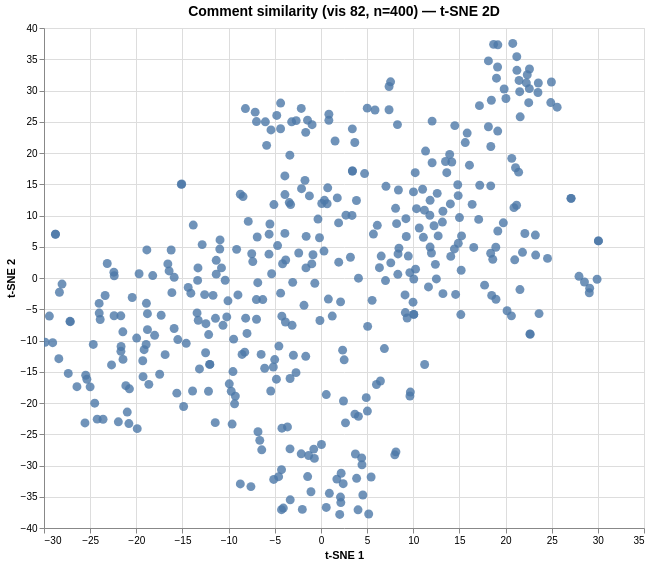

Vega-Lite specification for this chart:
### Vega specification from a JSON file in a GitHub repository (floating-point values rounded to 4 significant figures; data arrays with more than 128 entries replaced by an {"elided": "..."} marker saying what was removed)
{"$schema": "https://vega.github.io/schema/vega/v6.json", "data": [{"name": "param_1e9efca18e7a2868_store"}, {"name": "source_0", "values": {"elided": "400 records"}}, {"name": "source_0_x_domain_dim_1", "values": [{"min": -29.88, "max": 30.06}]}, {"name": "source_0_y_domain_dim_2", "values": [{"min": -37.83, "max": 37.53}]}], "signals": [{"name": "unit", "value": {}, "on": [{"events": "pointermove", "update": "isTuple(group()) ? group() : unit"}]}, {"name": "param_1e9efca18e7a2868", "update": "vlSelectionResolve(\"param_1e9efca18e7a2868_store\", \"union\")"}, {"name": "param_1e9efca18e7a2868_dim_1", "on": [{"events": [{"source": "view", "type": "dblclick"}], "update": "null"}, {"events": {"signal": "param_1e9efca18e7a2868_translate_delta"}, "update": "panLinear(param_1e9efca18e7a2868_translate_anchor.extent_x, -param_1e9efca18e7a2868_translate_delta.x / width)"}, {"events": {"signal": "param_1e9efca18e7a2868_zoom_delta"}, "update": "zoomLinear(domain(\"x\"), param_1e9efca18e7a2868_zoom_anchor.x, param_1e9efca18e7a2868_zoom_delta)"}]}, {"name": "param_1e9efca18e7a2868_dim_2", "on": [{"events": [{"source": "view", "type": "dblclick"}], "update": "null"}, {"events": {"signal": "param_1e9efca18e7a2868_translate_delta"}, "update": "panLinear(param_1e9efca18e7a2868_translate_anchor.extent_y, param_1e9efca18e7a2868_translate_delta.y / height)"}, {"events": {"signal": "param_1e9efca18e7a2868_zoom_delta"}, "update": "zoomLinear(domain(\"y\"), param_1e9efca18e7a2868_zoom_anchor.y, param_1e9efca18e7a2868_zoom_delta)"}]}, {"name": "param_1e9efca18e7a2868_tuple", "on": [{"events": [{"signal": "param_1e9efca18e7a2868_dim_1 || param_1e9efca18e7a2868_dim_2"}], "update": "param_1e9efca18e7a2868_dim_1 && param_1e9efca18e7a2868_dim_2 ? {unit: \"\", fields: param_1e9efca18e7a2868_tuple_fields, values: [param_1e9efca18e7a2868_dim_1,param_1e9efca18e7a2868_dim_2]} : null"}]}, {"name": "param_1e9efca18e7a2868_tuple_fields", "value": [{"field": "dim_1", "channel": "x", "type": "R"}, {"field": "dim_2", "channel": "y", "type": "R"}]}, {"name": "param_1e9efca18e7a2868_translate_anchor", "value": {}, "on": [{"events": [{"source": "scope", "type": "pointerdown"}], "update": "{x: x(unit), y: y(unit), extent_x: domain(\"x\"), extent_y: domain(\"y\")}"}]}, {"name": "param_1e9efca18e7a2868_translate_delta", "value": {}, "on": [{"events": [{"source": "window", "between": [{"source": "scope", "type": "pointerdown"}, {"source": "window", "type": "pointerup"}], "type": "pointermove", "consume": true}], "update": "{x: param_1e9efca18e7a2868_translate_anchor.x - x(unit), y: param_1e9efca18e7a2868_translate_anchor.y - y(unit)}"}]}, {"name": "param_1e9efca18e7a2868_zoom_anchor", "on": [{"events": [{"source": "scope", "consume": true, "type": "wheel"}], "update": "{x: invert(\"x\", x(unit)), y: invert(\"y\", y(unit))}"}]}, {"name": "param_1e9efca18e7a2868_zoom_delta", "on": [{"events": [{"source": "scope", "type": "wheel", "consume": true}], "update": "pow(1.001, event.deltaY * pow(16, event.deltaMode))", "force": true}]}, {"name": "param_1e9efca18e7a2868_modify", "on": [{"events": {"signal": "param_1e9efca18e7a2868_tuple"}, "update": "modify(\"param_1e9efca18e7a2868_store\", param_1e9efca18e7a2868_tuple, true)"}]}], "marks": [{"type": "symbol", "name": "marks", "from": {"data": "source_0"}, "encode": {"update": {"fill": {"value": "#4c78a8"}, "size": {"value": 80}, "opacity": {"value": 0.8}, "tooltip": {"signal": "{\"Comment #\": format(datum[\"index\"], \"\"), \"Comment\": isValid(datum[\"comment\"]) ? datum[\"comment\"] : \"\"+datum[\"comment\"]}"}, "y": {"field": "dim_2", "scale": "y"}, "x": {"field": "dim_1", "scale": "x"}, "shape": {"value": "circle"}}}, "style": ["circle"], "interactive": true, "clip": true}], "scales": [{"name": "x", "type": "linear", "domain": [{"signal": "(data(\"source_0_x_domain_dim_1\")[0] || {}).min"}, {"signal": "(data(\"source_0_x_domain_dim_1\")[0] || {}).max"}], "range": [0, {"signal": "width"}], "nice": true, "domainRaw": {"signal": "param_1e9efca18e7a2868[\"dim_1\"]"}, "zero": true}, {"name": "y", "type": "linear", "domain": [{"signal": "(data(\"source_0_y_domain_dim_2\")[0] || {}).min"}, {"signal": "(data(\"source_0_y_domain_dim_2\")[0] || {}).max"}], "range": [{"signal": "height"}, 0], "domainRaw": {"signal": "param_1e9efca18e7a2868[\"dim_2\"]"}, "nice": true, "zero": true}], "axes": [{"scale": "x", "minExtent": 0, "ticks": false, "zindex": 0, "grid": true, "aria": false, "labels": false, "gridScale": "y", "tickCount": {"signal": "ceil(width/40)"}, "domain": false, "maxExtent": 0, "orient": "bottom"}, {"scale": "y", "orient": "left", "labels": false, "zindex": 0, "domain": false, "grid": true, "tickCount": {"signal": "ceil(height/40)"}, "minExtent": 0, "ticks": false, "gridScale": "x", "aria": false, "maxExtent": 0}, {"scale": "x", "orient": "bottom", "labelFlush": true, "zindex": 0, "tickCount": {"signal": "ceil(width/40)"}, "grid": false, "labelOverlap": true, "title": "t-SNE 1"}, {"scale": "y", "title": "t-SNE 2", "tickCount": {"signal": "ceil(height/40)"}, "zindex": 0, "grid": false, "orient": "left", "labelOverlap": true}], "title": {"text": "Comment similarity (vis 82, n=400) — t-SNE 2D", "fontSize": 14, "frame": "group"}, "background": "white", "width": 600, "height": 500, "style": "cell", "padding": 5}
